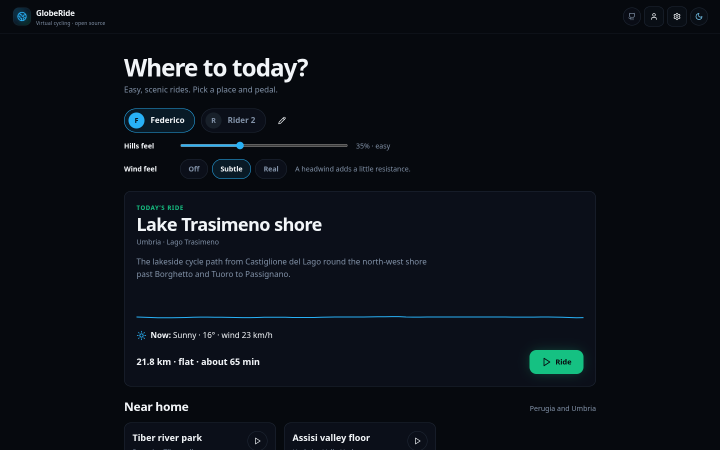
#> input picture docs/design/screenshots/ride-tonight/terrain/home-1440.png, 1440 x 900 px (shown at 1/2 size)
$ python -i terrain-shots.py   (imports and definitions only)
#> lines starting #> are read from the running program, lines starting #| are printed output that depends on the picture
"""Token-mode terrain + Home shots: home-<vp>.png / home-full-<vp>.png (route
sections printed), ride-terrain-1440.png and a scene-only copy, banner count,
pixel variety of the lower half, and window.__veloRideDebug() heights.

Usage: uv run --with playwright --with pillow python scripts/terrain-shots.py <out> [base]
"""
import re, sys, json, pathlib
from playwright.sync_api import sync_playwright
from PIL import Image
# [1 line that did not run here, left out]
GPU=["--use-angle=vulkan","--enable-features=Vulkan","--enable-gpu","--ignore-gpu-blocklist"]
def variety(path):
    im=Image.open(path).convert('RGB'); w,h=im.size
#> in variety, im is the input picture: PIL image 1440x900 RGB; mean R, G, B 11.5, 16.1, 22.6
#> after `w, h = im.size`: w = 1440; h = 900
    crop=im.crop((0,int(h*0.45),w,h)).resize((160,80))
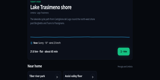
#> crop: PIL image 160x80 RGB; mean R, G, B 12.3, 17.6, 24.8
    px=list(crop.getdata()); q=set((r//16,g//16,b//16) for r,g,b in px)
#> after `px = list(crop.getdata())`: px = 12800 items, first 6: (6, 9, 14), (6, 9, 14), (6, 9, 14), (6, 9, 14), (6, 9, 14), (6, 9, 14)
#> after `q = set(((r // 16, g // 16, b // 16) for r, g, b in px))`: q = 62 items
    avg=tuple(sum(c[i] for c in px)//len(px) for i in range(3))
#> avg = (12, 17, 24)
    return len(q), avg
# [28 lines not run here, left out]

>>> result = variety('../docs/design/screenshots/ride-tonight/terrain/home-1440.png')
#> result = (62, (12, 17, 24))
